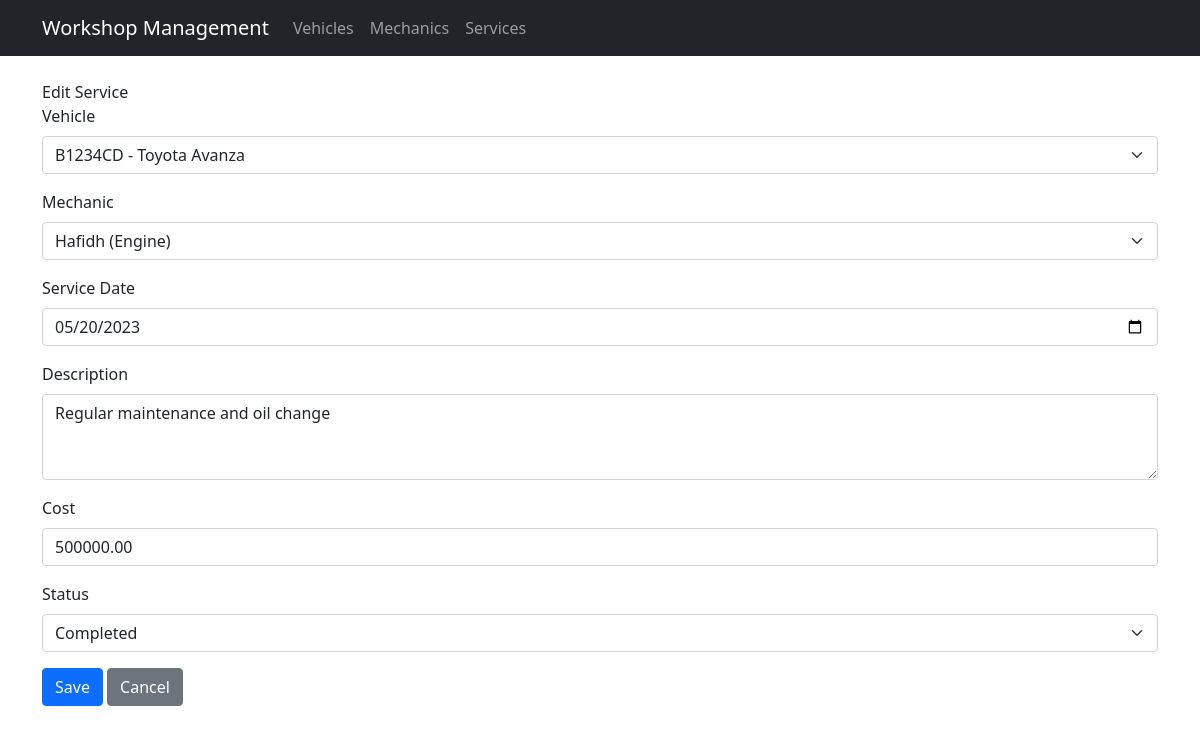
The page /index.php?entity=service&action=edit&id=1 on the database its author committed.
### tables this page shows
CREATE TABLE IF NOT EXISTS services (
    id INT PRIMARY KEY AUTO_INCREMENT,
    vehicle_id INT NOT NULL,
    mechanic_id INT NOT NULL,
    service_date DATE NOT NULL,
    description TEXT NOT NULL,
    cost DECIMAL(10,2) NOT NULL,
    status ENUM('pending', 'in_progress', 'completed') NOT NULL,
    FOREIGN KEY (vehicle_id) REFERENCES vehicles(id) ON DELETE CASCADE,
    FOREIGN KEY (mechanic_id) REFERENCES mechanics(id) ON DELETE CASCADE
);

CREATE TABLE IF NOT EXISTS vehicles (
    id INT PRIMARY KEY AUTO_INCREMENT,
    plate_number VARCHAR(20) NOT NULL,
    brand VARCHAR(50) NOT NULL,
    model VARCHAR(50) NOT NULL,
    year INT NOT NULL,
    owner_name VARCHAR(100) NOT NULL,
    owner_phone VARCHAR(20) NOT NULL
);

CREATE TABLE IF NOT EXISTS mechanics (
    id INT PRIMARY KEY AUTO_INCREMENT,
    name VARCHAR(100) NOT NULL,
    specialization VARCHAR(50) NOT NULL,
    phone VARCHAR(20) NOT NULL,
    experience_years INT NOT NULL
);

### model/Service.php (called while the page is built, shortened)
<?php
class Service {
    private $conn;
    private $table = "services";
    public function __construct() {
        $database = new Database();
        $this->conn = $database->getConnection();
    }
    public function getServiceById($id) {
        $query = "SELECT s.*, v.plate_number, v.brand, v.model, m.name as mechanic_name
                 FROM " . $this->table . " s
                 JOIN vehicles v ON s.vehicle_id = v.id
                 JOIN mechanics m ON s.mechanic_id = m.id
                 WHERE s.id = :id";
        $stmt = $this->conn->prepare($query);
        $stmt->bindParam(':id', $id);
        $stmt->execute();
        return $stmt->fetch(PDO::FETCH_ASSOC);
    }
}

### config/Database.php (called while the page is built, shortened)
<?php
class Database {
    private $host = "localhost";
    private $username = "root";
    private $password = "";
    private $database = "workshop_db";
    public function getConnection() {
        $this->conn = null;
        try {
            $this->conn = new PDO("mysql:host=" . $this->host . ";dbname=" . $this->database, $this->username, $this->password);
            $this->conn->setAttribute(PDO::ATTR_ERRMODE, PDO::ERRMODE_EXCEPTION);
        } catch(PDOException $e) {
            echo "Connection error: " . $e->getMessage();
        }
        return $this->conn;
    }
}
?>

### model/Vehicle.php (called while the page is built, shortened)
<?php
class Vehicle {
    private $conn;
    private $table = "vehicles";
    public function __construct() {
        $database = new Database();
        $this->conn = $database->getConnection();
    }
    public function getAllVehicles() {
        $query = "SELECT * FROM " . $this->table;
        $stmt = $this->conn->prepare($query);
        $stmt->execute();
        return $stmt->fetchAll(PDO::FETCH_ASSOC);
    }
}

### model/Mechanic.php (called while the page is built, shortened)
<?php
require_once 'config/Database.php';
class Mechanic {
    private $conn;
    private $table = "mechanics";
    public function __construct() {
        $database = new Database();
        $this->conn = $database->getConnection();
    }
    public function getAllMechanics() {
        $query = "SELECT * FROM " . $this->table;
        $stmt = $this->conn->prepare($query);
        $stmt->execute();
        return $stmt->fetchAll(PDO::FETCH_ASSOC);
    }
}

### viewmodel/ServiceViewModel.php (called while the page is built, shortened)
<?php
require_once 'model/Service.php';
require_once 'model/Vehicle.php';
require_once 'model/Mechanic.php';
class ServiceViewModel {
    private $model;
    private $vehicleModel;
    private $mechanicModel;
    public function __construct() {
        $this->model = new Service();
        $this->vehicleModel = new Vehicle();
        $this->mechanicModel = new Mechanic();
    }
    public function getServiceById($id) {
        return $this->model->getServiceById($id);
    }
    public function getVehicles() {
        return $this->vehicleModel->getAllVehicles();
    }
    public function getMechanics() {
        return $this->mechanicModel->getAllMechanics();
    }
}

### views/service_form.php (the view, shortened to what this page needs)
<?php require_once 'views/template/header.php'; ?>
<h2><?php echo isset($_GET['id']) ? 'Edit Service' : 'Add New Service'; ?></h2>
<form action="index.php?entity=service&action=<?php echo isset($_GET['id']) ? 'update&id=' . $_GET['id'] : 'save'; ?>" method="POST" class="mb-4">
    <div class="mb-3">
        <label for="vehicle_id" class="form-label">Vehicle</label>
        <select class="form-select" id="vehicle_id" name="vehicle_id" required>
            <?php foreach ($vehicles as $vehicle): ?>
                <option value="<?php echo $vehicle['id']; ?>" <?php echo (isset($service['vehicle_id']) && $service['vehicle_id'] == $vehicle['id']) ? 'selected' : ''; ?>>
                    <?php echo htmlspecialchars($vehicle['plate_number'] . ' - ' . $vehicle['brand'] . ' ' . $vehicle['model']); ?>
                </option>
            <?php endforeach; ?>
        </select>
    </div>
    <div class="mb-3">
        <label for="mechanic_id" class="form-label">Mechanic</label>
        <select class="form-select" id="mechanic_id" name="mechanic_id" required>
            <?php foreach ($mechanics as $mechanic): ?>
                <option value="<?php echo $mechanic['id']; ?>" <?php echo (isset($service['mechanic_id']) && $service['mechanic_id'] == $mechanic['id']) ? 'selected' : ''; ?>>
                    <?php echo htmlspecialchars($mechanic['name'] . ' (' . $mechanic['specialization'] . ')'); ?>
                </option>
            <?php endforeach; ?>
        </select>
    </div>
    <div class="mb-3">
        <label for="service_date" class="form-label">Service Date</label>
        <input type="date" class="form-control" id="service_date" name="service_date" required
               value="<?php echo isset($service['service_date']) ? htmlspecialchars($service['service_date']) : date('Y-m-d'); ?>">
    </div>
    <div class="mb-3">
        <label for="description" class="form-label">Description</label>
        <textarea class="form-control" id="description" name="description" rows="3" required><?php
            echo isset($service['description']) ? htmlspecialchars($service['description']) : '';
        ?></textarea>
    </div>
    <div class="mb-3">
        <label for="cost" class="form-label">Cost</label>
        <input type="number" class="form-control" id="cost" name="cost" step="0.01" required
               value="<?php echo isset($service['cost']) ? htmlspecialchars($service['cost']) : ''; ?>">
    </div>
    <div class="mb-3">
        <label for="status" class="form-label">Status</label>
        <select class="form-select" id="status" name="status" required>
            <option value="completed" <?php echo (isset($service['status']) && $service['status'] == 'completed') ? 'selected' : ''; ?>>Completed</option>
        </select>
    </div>
    <button type="submit" class="btn btn-primary">Save</button>
    <a href="index.php?entity=service" class="btn btn-secondary">Cancel</a>
</form>
<?php require_once 'views/template/footer.php'; ?>

### rows shown on the page
services: vehicle_id "B1234CD - Toyota Avanza", mechanic_id "Hafidh (Engine)", service_date "05/20/2023", description "Regular maintenance and oil change", cost "500000.00", status "Completed"
